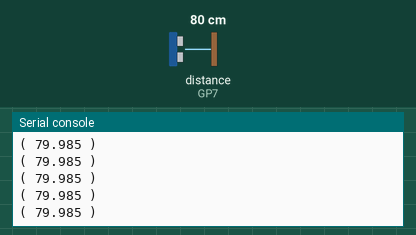
Recording of a program running on a simulated Raspberry Pi Pico running CircuitPython. On the bench: the last lines printed to the serial console. The inputs (shaded band) are chosen by the test bench; at power-on: distance to the obstacle (sensor on GP7) 80 cm. The echo pulse lasts 58.3 µs per cm.

Above: at 1.2 s.
1.3 s: distance to the obstacle (sensor on GP7) set to 2 cm
At 1.59 s:
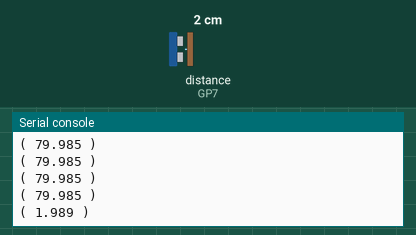
2.8 s: distance to the obstacle (sensor on GP7) set to 4 cm
At 2.8 s:
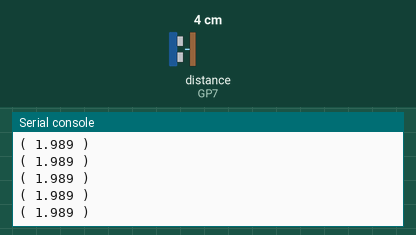
Timing chart, 0 to 5.8 s (numbered marks = the images above; inputs shaded):
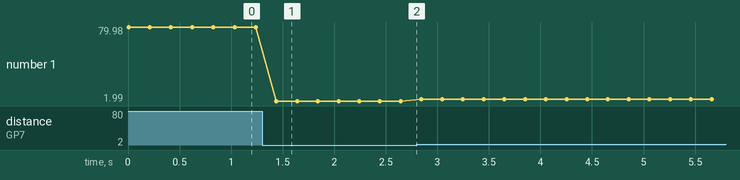

Measured:
- after the input at 1.3 s, the serial console: prints a new line after 0.14 s (image 1)
- plotted number 1: 79.98 → 1.99 after the input at 1.3 s, 1.99 → 4 after the input at 2.8 s

The program:

Sonar.py
```python
# This is my sonar program
# Trigger pin: GP4
# Echo Pin:    GP5

import time
import board
import adafruit_hcsr04

sonar = adafruit_hcsr04.HCSR04(trigger_pin=board.GP6, echo_pin=board.GP7)

while True:
    try:
        print("(",sonar.distance,")")
    except RuntimeError:
        print("Retrying!")
    time.sleep(0.2)
```
